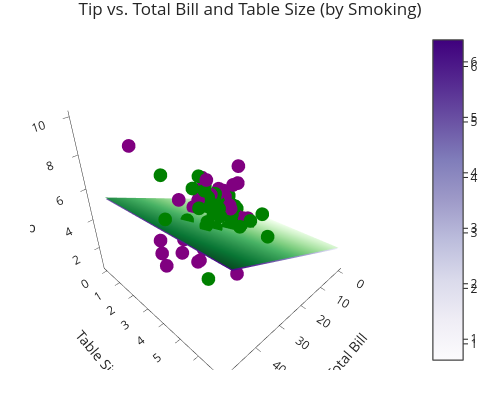

The notebook cell saved with this chart:
### Markdown cell above
Note that the two planes are very close to one another – you'll have to zoom in to see the difference.

### Code cell
# pio.renderers.default = 'plotly_mimetype+notebook' # If it doesn't render, try uncommenting this.

XX, YY = np.mgrid[0:50:2, 0:8:1]
Z_0 = model_three.intercept_ + model_three.coef_[0] * XX + model_three.coef_[1] * YY + model_three.coef_[2] * 0
Z_1 = model_three.intercept_ + model_three.coef_[0] * XX + model_three.coef_[1] * YY + model_three.coef_[2] * 1
plane_0 = go.Surface(x=XX, y=YY, z=Z_0, colorscale='Greens')
plane_1 = go.Surface(x=XX, y=YY, z=Z_1, colorscale='Purples')

fig = go.Figure(data=[plane_0, plane_1])

tips_0 = tips[tips['smoker'] == 'No']
tips_1 = tips[tips['smoker'] == 'Yes']

fig.add_trace(go.Scatter3d(x=tips_0['total_bill'], 
                           y=tips_0['size'], 
                           z=tips_0['tip'], mode='markers', marker = {'color': 'green'}))

fig.add_trace(go.Scatter3d(x=tips_1['total_bill'], 
                           y=tips_1['size'], 
                           z=tips_1['tip'], mode='markers', marker = {'color': 'purple'}))

fig.update_layout(scene = dict(
    xaxis_title='Total Bill',
    yaxis_title='Table Size',
    zaxis_title='Tip'),
  title='Tip vs. Total Bill and Table Size (by Smoking)',
   width=500, height=400,
    showlegend=False)

### Figure 1 — Plotly figure (JSON) as saved in the notebook; plotly's stock layout.template omitted (floating-point values rounded to 4 significant figures; data arrays with more than 128 entries replaced by an {"elided": "..."} marker saying what was removed)
{"data": [{"colorscale": [[0, "rgb(247,252,245)"], [0.125, "rgb(229,245,224)"], [0.25, "rgb(199,233,192)"], [0.375, "rgb(161,217,155)"], [0.5, "rgb(116,196,118)"], [0.625, "rgb(65,171,93)"], [0.75, "rgb(35,139,69)"], [0.875, "rgb(0,109,44)"], [1, "rgb(0,68,27)"]], "type": "surface", "x": {"elided": "25x8 int values"}, "y": {"elided": "25x8 int values"}, "z": {"elided": "25x8 float values"}}, {"colorscale": [[0, "rgb(252,251,253)"], [0.125, "rgb(239,237,245)"], [0.25, "rgb(218,218,235)"], [0.375, "rgb(188,189,220)"], [0.5, "rgb(158,154,200)"], [0.625, "rgb(128,125,186)"], [0.75, "rgb(106,81,163)"], [0.875, "rgb(84,39,143)"], [1, "rgb(63,0,125)"]], "type": "surface", "x": {"elided": "25x8 int values"}, "y": {"elided": "25x8 int values"}, "z": {"elided": "25x8 float values"}}, {"marker": {"color": "green"}, "mode": "markers", "type": "scatter3d", "x": {"elided": "151 float values"}, "y": {"elided": "151 int values"}, "z": {"elided": "151 float values"}}, {"marker": {"color": "purple"}, "mode": "markers", "type": "scatter3d", "x": [3.07, 26.59, 7.74, 11.24, 20.9, 14.48, 12.16, 10.09, 25.21, 50.81, 22.67, 23.33, 27.18, 30.14, 16.32, 23.17, 20.49, 25.28, 30.06, 13, 11.02, 13.42, 15.01, 28.97, 16.27, 40.55, 32.83, 12.6, 10.63, 16.58, 7.25, 17.51, 31.85, 17.89, 40.17, 44.3, 13.42, 38.01, 12.76, 16.82, 34.63, 45.35, 18.71, 43.11, 28.17, 10.34, 21.01, 12.03, 15.36, 16, 8.58, 10.59, 19.81, 13.51, 24.01, 28.15, 22.42, 13, 15.69, 15.53, 25.89, 23.1, 30.46, 16.47, 5.75, 34.65, 15.81, 32.68, 15.48, 11.35, 24.27, 18.15, 22.12, 12.74, 14.31, 19.44, 17.92, 38.73, 15.69, 32.9, 13.27, 20.29, 13.81, 18.29, 27.28, 11.59, 12.9, 15.38, 9.6, 20.53, 28.44, 16.4, 26.86], "y": [1, 3, 2, 2, 3, 2, 2, 2, 2, 3, 2, 2, 2, 4, 2, 4, 2, 2, 3, 2, 2, 2, 2, 2, 2, 2, 2, 2, 2, 2, 2, 2, 2, 2, 4, 3, 2, 4, 2, 2, 2, 3, 3, 4, 3, 2, 2, 2, 2, 2, 1, 2, 2, 2, 4, 5, 2, 2, 2, 2, 4, 3, 5, 3, 2, 4, 2, 2, 2, 2, 2, 3, 2, 2, 2, 2, 2, 4, 3, 2, 2, 2, 2, 4, 2, 2, 2, 2, 2, 4, 2, 2, 2], "z": [1, 3.41, 1.44, 1.76, 3.5, 2, 2.2, 2, 4.29, 10, 2, 5.65, 2, 3.09, 4.3, 6.5, 4.06, 5, 2, 2, 1.98, 1.58, 2.09, 3, 2.5, 3, 1.17, 1, 2, 4, 5.15, 3, 3.18, 2, 4.73, 2.5, 3.48, 3, 2.23, 4, 3.55, 3.5, 4, 5, 6.5, 2, 3, 1.5, 1.64, 2, 1.92, 1.61, 4.19, 2, 2, 3, 3.48, 2, 1.5, 3, 5.16, 4, 2, 3.23, 1, 3.68, 3.16, 5, 2.02, 2.5, 2.03, 3.5, 2.88, 2.01, 4, 3, 3.08, 3, 3, 3.11, 2.5, 3.21, 2, 3.76, 4, 1.5, 1.1, 3, 4, 4, 2.56, 2.5, 3.14]}], "layout": {"height": 400, "scene": {"xaxis": {"title": {"text": "Total Bill"}}, "yaxis": {"title": {"text": "Table Size"}}, "zaxis": {"title": {"text": "Tip"}}}, "showlegend": false, "title": {"text": "Tip vs. Total Bill and Table Size (by Smoking)"}, "width": 500}}
